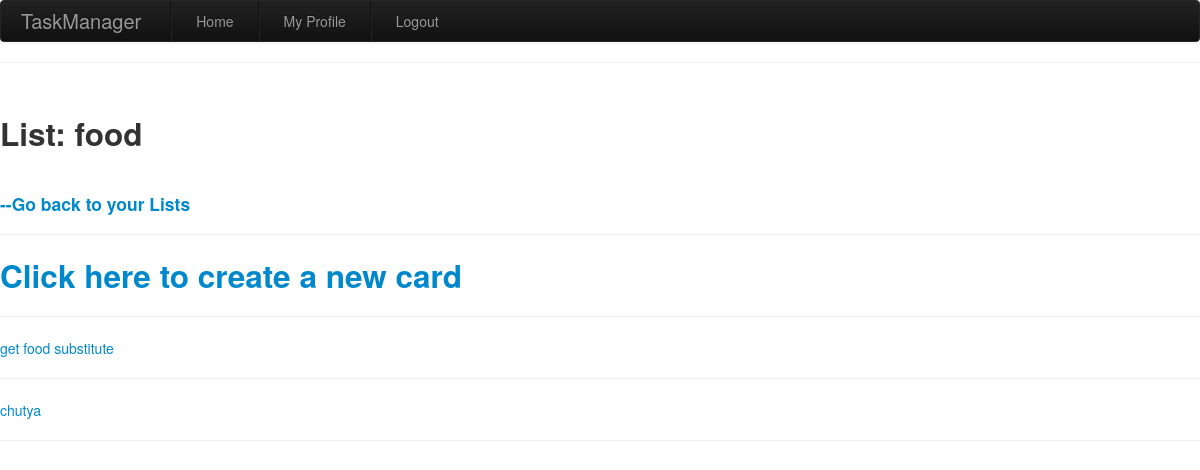
Page /showlist/gotogym/food/ (signed in) on the committed database.
### app/models.py (models this page shows)
class List(db.Model):
    id = db.Column(db.Integer, primary_key=True)
    title = db.Column(db.String(30), nullable=False)
    board_id = db.Column(db.Integer, db.ForeignKey(
        'board.id'))  # foreign key from board
    cards = db.relationship('Card', backref='list', lazy='dynamic')

class Card(db.Model):
    id = db.Column(db.Integer, primary_key=True)
    name = db.Column(db.String(64), nullable=False)
    desc = db.Column(db.String(1600), nullable=False)
    timestart = db.Column(db.Date, index=True, nullable=False, default=datetime.date(datetime.utcnow()))
    deadline = db.Column(db.Date, nullable=False)
    list_id = db.Column(db.Integer, db.ForeignKey(
        'list.id'))  # foreign key from list

### app/routes.py (the view)
@app.route('/showlist/<boardname>/<listname>/')
@login_required
def showlist(boardname, listname):
    listx = List.query.filter_by(title=listname).first_or_404()
    board = Board.query.filter_by(name=boardname).first_or_404()
    return render_template('showlist.html', board=board, list=listx)

### app/models.py (called while the page is built)
@login.user_loader
def load_user(id):
    return User.query.get(int(id))

### app/routes.py (called while the page is built)
@app.before_request
def before_request():
    if current_user.is_authenticated:
        current_user.last_seen = datetime.utcnow()
        db.session.commit()

### app/templates/showlist.html
{% extends "base.html" %}
{% block content %}
<br>
<h2> List: {{ list.title }}</h2>
<br>
<h4><a href="{{url_for('showboard', boardname = board.name)}}"> --Go back to your Lists</a></h4>
<hr>
<h2><a href="{{url_for('newcard', boardname = board.name , listname = list.title)}}">Click here to create a new card</a></h2>
<hr>
{% for card in list.cards %}
<p>
<a href="{{ url_for('showcard', boardname=board.name , listname=list.title, cardname = card.name) }}"> {{ card.name }}</a>
</p>
<hr>
{% endfor %}
{% endblock %}

### rows in the picture
List: title "food"
Card: name "get food substitute"
Card: name "chutya"
